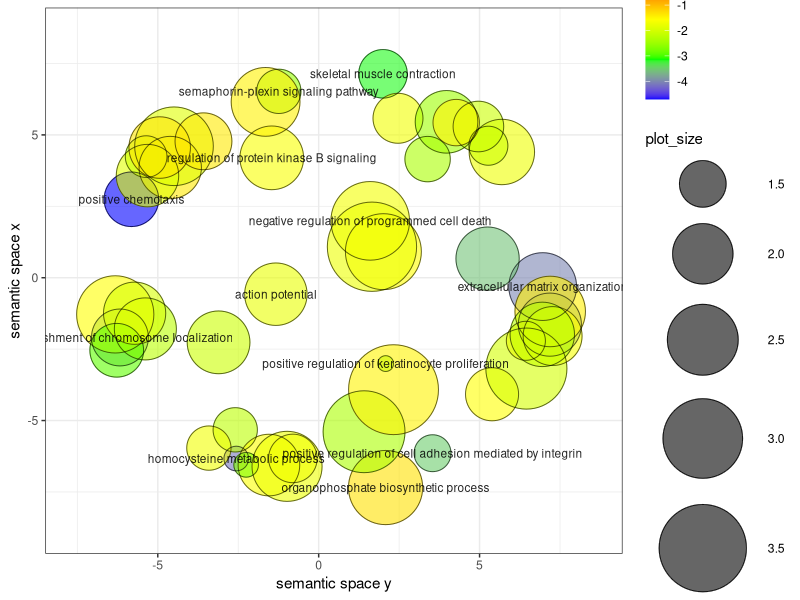

This chart was generated by the following R code:


# A plotting R script produced by the REVIGO server at http://revigo.irb.hr/
# If you found REVIGO useful in your work, please cite the following reference:
# Supek F et al. "REVIGO summarizes and visualizes long lists of Gene Ontology
# terms" PLoS ONE 2011. doi:10.1371/journal.pone.0021800


# --------------------------------------------------------------------------
# If you don't have the ggplot2 package installed, uncomment the following line:
# install.packages( "ggplot2" );
library( ggplot2 );
# --------------------------------------------------------------------------
# If you don't have the scales package installed, uncomment the following line:
# install.packages( "scales" );
library( scales );


# --------------------------------------------------------------------------
# Here is your data from REVIGO. Scroll down for plot configuration options.

revigo.names <- c("term_ID","description","frequency_%","plot_X","plot_Y","plot_size","log10_p_value","uniqueness","dispensability");
revigo.data <- rbind(c("GO:0033630","positive regulation of cell adhesion mediated by integrin", 0.081, 3.539,-6.144, 1.255,-3.5000,0.859,0.000),
c("GO:0050667","homocysteine metabolic process", 0.052,-2.561,-6.331, 1.079,-4.1209,0.852,0.000),
c("GO:0050918","positive chemotaxis", 0.271,-5.820, 2.746, 1.763,-4.7055,0.844,0.000),
c("GO:0051303","establishment of chromosome localization", 0.332,-6.176,-2.092, 1.851,-3.6016,0.853,0.000),
c("GO:0003009","skeletal muscle contraction", 0.166, 1.999, 7.139, 1.556,-3.1620,0.892,0.020),
c("GO:0001508","action potential", 0.575,-1.330,-0.577, 2.086,-1.7916,0.910,0.038),
c("GO:0030198","extracellular matrix organization", 1.030, 6.962,-0.310, 2.338,-4.0227,0.826,0.065),
c("GO:0090407","organophosphate biosynthetic process", 2.260, 2.079,-7.346, 2.679,-1.3110,0.917,0.075),
c("GO:0071526","semaphorin-plexin signaling pathway", 0.123,-1.238, 6.525, 1.431,-2.5455,0.882,0.078),
c("GO:0043069","negative regulation of programmed cell death", 4.089, 1.602, 1.991, 2.936,-1.6963,0.803,0.101),
c("GO:0010838","positive regulation of keratinocyte proliferation", 0.047, 2.082,-3.006, 1.041,-2.7072,0.858,0.142),
c("GO:0051896","regulation of protein kinase B signaling", 0.655,-1.458, 4.197, 2.143,-1.6421,0.845,0.147),
c("GO:0036314","response to sterol", 0.104,-5.362, 4.240, 1.362,-2.3004,0.923,0.185),
c("GO:0000070","mitotic sister chromatid segregation", 0.617, 7.185,-1.643, 2.117,-3.7982,0.683,0.196),
c("GO:0010770","positive regulation of cell morphogenesis involved in differentiation", 0.627, 5.249, 0.668, 2.124,-3.5778,0.656,0.196),
c("GO:1901570","fatty acid derivative biosynthetic process", 0.166,-0.802,-6.327, 1.556,-1.6362,0.899,0.203),
c("GO:0051592","response to calcium ion", 0.570,-4.613, 3.857, 2.083,-1.3650,0.925,0.213),
c("GO:1903305","regulation of regulated secretory pathway", 0.551,-5.386,-1.792, 2.068,-2.2429,0.788,0.221),
c("GO:0002313","mature B cell differentiation involved in immune response", 0.090, 5.273, 4.621, 1.301,-2.4788,0.793,0.227),
c("GO:0090382","phagosome maturation", 0.090, 6.439,-2.209, 1.301,-1.4038,0.863,0.274),
c("GO:0045124","regulation of bone resorption", 0.185, 2.465, 5.582, 1.602,-1.7079,0.851,0.274),
c("GO:0098655","cation transmembrane transport", 3.381,-6.322,-1.284, 2.853,-1.5708,0.894,0.290),
c("GO:1903508","positive regulation of nucleic acid-templated transcription", 6.515, 1.410,-5.392, 3.138,-2.3733,0.778,0.302),
c("GO:0042572","retinol metabolic process", 0.123,-2.593,-5.325, 1.431,-2.2240,0.810,0.318),
c("GO:0034394","protein localization to cell surface", 0.252,-6.276,-2.540, 1.732,-2.8988,0.893,0.340),
c("GO:0060070","canonical Wnt signaling pathway", 1.159,-1.650, 6.156, 2.389,-1.4509,0.833,0.343),
c("GO:0008645","hexose transport", 0.560,-5.720,-1.243, 2.076,-1.9756,0.877,0.346),
c("GO:0033993","response to lipid", 4.093,-4.496, 4.602, 2.936,-1.8992,0.902,0.352),
c("GO:0016050","vesicle organization", 1.425, 7.195,-1.182, 2.479,-1.4314,0.832,0.355),
c("GO:0035065","regulation of histone acetylation", 0.237, 5.388,-4.080, 1.708,-1.5708,0.777,0.359),
c("GO:0010906","regulation of glucose metabolic process", 0.527,-1.546,-6.559, 2.049,-1.6028,0.839,0.380),
c("GO:0035108","limb morphogenesis", 0.788, 5.693, 4.402, 2.223,-1.7465,0.846,0.384),
c("GO:0016202","regulation of striated muscle tissue development", 0.584, 3.973, 5.458, 2.093,-2.4788,0.776,0.387),
c("GO:0045992","negative regulation of embryonic development", 0.133, 3.385, 4.153, 1.462,-2.3847,0.819,0.392),
c("GO:0001569","branching involved in blood vessel morphogenesis", 0.195, 4.964, 5.294, 1.623,-2.0901,0.832,0.394),
c("GO:0008543","fibroblast growth factor receptor signaling pathway", 0.332,-3.580, 4.776, 1.851,-1.3787,0.839,0.398),
c("GO:0035999","tetrahydrofolate interconversion", 0.052,-2.254,-6.551, 1.079,-2.7072,0.848,0.413),
c("GO:0046683","response to organophosphorus", 0.575,-5.320, 3.575, 2.086,-1.8757,0.916,0.424),
c("GO:0045616","regulation of keratinocyte differentiation", 0.142, 4.274, 5.431, 1.491,-1.4825,0.791,0.432),
c("GO:0031532","actin cytoskeleton reorganization", 0.404, 7.270,-2.043, 1.934,-1.6516,0.776,0.433),
c("GO:0008285","negative regulation of cell proliferation", 2.849, 2.011, 0.912, 2.779,-1.5562,0.829,0.435),
c("GO:1900182","positive regulation of protein localization to nucleus", 0.594,-3.111,-2.263, 2.100,-2.0889,0.777,0.440),
c("GO:0043200","response to amino acid", 0.522,-4.941, 4.557, 2.045,-1.3559,0.913,0.451),
c("GO:0019433","triglyceride catabolic process", 0.123,-3.412,-5.965, 1.431,-1.7079,0.855,0.452),
c("GO:0090174","organelle membrane fusion", 0.708, 6.949,-1.984, 2.176,-2.2753,0.777,0.457),
c("GO:0071822","protein complex subunit organization", 5.803, 6.455,-3.181, 3.087,-2.0062,0.839,0.461),
c("GO:0019216","regulation of lipid metabolic process", 1.349,-0.983,-6.604, 2.455,-1.7645,0.837,0.495),
c("GO:0048522","positive regulation of cellular process",22.541, 2.326,-3.920, 3.677,-1.4770,0.816,0.496),
c("GO:0048523","negative regulation of cellular process",20.376, 1.656, 1.085, 3.633,-1.7676,0.837,0.497));

one.data <- data.frame(revigo.data);
names(one.data) <- revigo.names;
one.data <- one.data [(one.data$plot_X != "null" & one.data$plot_Y != "null"), ];
one.data$plot_X <- as.numeric( as.character(one.data$plot_X) );
one.data$plot_Y <- as.numeric( as.character(one.data$plot_Y) );
one.data$plot_size <- as.numeric( as.character(one.data$plot_size) );
one.data$log10_p_value <- as.numeric( as.character(one.data$log10_p_value) );
one.data$frequency <- as.numeric( as.character(one.data$frequency) );
one.data$uniqueness <- as.numeric( as.character(one.data$uniqueness) );
one.data$dispensability <- as.numeric( as.character(one.data$dispensability) );
#head(one.data);


# --------------------------------------------------------------------------
# Names of the axes, sizes of the numbers and letters, names of the columns,
# etc. can be changed below

p1 <- ggplot( data = one.data );
p1 <- p1 + geom_point( aes( plot_X, plot_Y, colour = log10_p_value, size = plot_size), alpha = I(0.6) ) + scale_size_area();
p1 <- p1 + scale_colour_gradientn( colours = c("blue", "green", "yellow", "red"), limits = c( min(one.data$log10_p_value), 0) );
p1 <- p1 + geom_point( aes(plot_X, plot_Y, size = plot_size), shape = 21, fill = "transparent", colour = I (alpha ("black", 0.6) )) + scale_size_area();
p1 <- p1 + scale_size( range=c(5, 30)) + theme_bw(); # + scale_fill_gradientn(colours = heat_hcl(7), limits = c(-300, 0) );
ex <- one.data [ one.data$dispensability < 0.15, ]; 
p1 <- p1 + geom_text( data = ex, aes(plot_X, plot_Y, label = description), colour = I(alpha("black", 0.85)), size = 3 );
p1 <- p1 + labs (y = "semantic space x", x = "semantic space y");
p1 <- p1 + theme(legend.key = element_blank()) ;
one.x_range = max(one.data$plot_X) - min(one.data$plot_X);
one.y_range = max(one.data$plot_Y) - min(one.data$plot_Y);
p1 <- p1 + xlim(min(one.data$plot_X)-one.x_range/10,max(one.data$plot_X)+one.x_range/10);
p1 <- p1 + ylim(min(one.data$plot_Y)-one.y_range/10,max(one.data$plot_Y)+one.y_range/10);



# --------------------------------------------------------------------------
# Output the plot to screen

p1;

# Uncomment the line below to also save the plot to a file.
# The file type depends on the extension (default=pdf).

# ggsave("C:/Users/path_to_your_file/revigo-plot.pdf");
